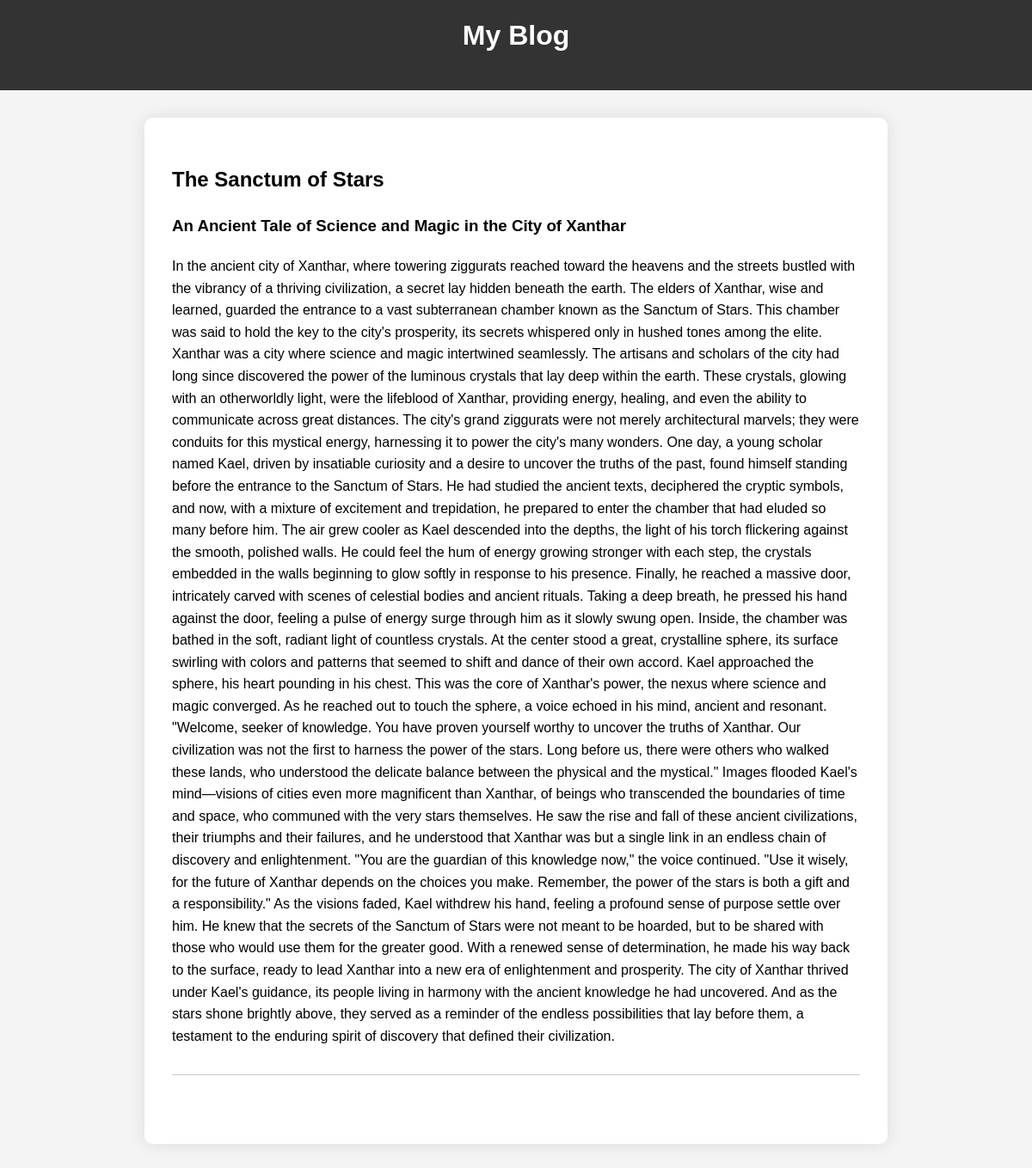
The app's page /article/2 with its own data.
### tables this page shows
CREATE TABLE articles (
    id INTEGER PRIMARY KEY AUTOINCREMENT,
    title TEXT NOT NULL DEFAULT '',
    subtitle TEXT NOT NULL DEFAULT '',
    content TEXT NOT NULL DEFAULT '',
    tldr TEXT NOT NULL DEFAULT '',
    saved_title TEXT NOT NULL DEFAULT '',
    saved_subtitle TEXT NOT NULL DEFAULT '',
    saved_content TEXT NOT NULL DEFAULT '',
    author_id INTEGER NOT NULL,
    created TIMESTAMP DEFAULT CURRENT_TIMESTAMP,
    draft BOOLEAN DEFAULT TRUE,
    last_saved TIMESTAMP DEFAULT CURRENT_TIMESTAMP,
    blog_id INTEGER NOT NULL DEFAULT 0,
    FOREIGN KEY (blog_id) REFERENCES blogs (id)
);

### app.py (the view)
@app.route('/article/<int:article_id>', methods=('GET',))
def view_article(article_id):
    conn = get_db_connection()
    article = conn.execute('SELECT * FROM articles WHERE id = ?', (article_id,)).fetchone()
    if article is None:
        return render_template('article_not_found.html')
    if article['DRAFT']:
        if article['user_id'] != session.get('user_id'):
            return 'You are not authorized to view this draft!', 403
        return render_template('draft_article.html', article=article)
    blog_id = conn.execute('SELECT blog_id FROM articles WHERE id = ?', (article_id,)).fetchone()
    conn.close()
    return render_template('article.html', article=article, blog_id=blog_id)

### app.py (called while the page is built)
def get_db_connection():
    conn = sqlite3.connect(DATABASE)
    conn.row_factory = sqlite3.Row
    return conn

### templates/article.html (shortened to what this page needs)
{% extends 'base.html' %}
{% block content %}
  <article>
    <h2>{{ article.title }}</h2>
    <h3>{{ article.subtitle }}</h3>
    <div>
      <p>{{ article.content }}</p>
    </div>
    <footer>
    </footer>
  </article>
{% endblock %}

### static/style.css (style rules this page uses)
body { font-family: Arial, sans-serif; margin: 0; padding: 0; background-color: #f4f4f4; line-height: 1.6; }
h1, h2, h3 { margin-top: 0; }
article { margin-bottom: 2rem; }
footer { margin-top: 2rem; padding-top: 1rem; border-top: 1px solid #ccc; text-align: right; font-size: 0.9em; color: #666; }

### records on screen
articles: title "The Sanctum of Stars", subtitle "An Ancient Tale of Science and Magic in the City of Xanthar", content "In the ancient city of Xanthar, where towering ziggurats reached toward the heavens and the streets bustled with the vibrancy of a thriving civilization, a secret lay hidden beneath the earth. The elders of Xanthar, wise and learned, guarded the entrance to a vast subterranean chamber known as the Sanctum of Stars. This chamber was said to hold the key to the city's prosperity, its secrets whispered only in hushed tones among the elite. Xanthar was a city where science and magic intertwined seamlessly. The artisans and scholars of the city had long since discovered the power of the luminous crystals that lay deep within the earth. These crystals, glowing with an otherworldly light, were the…"
